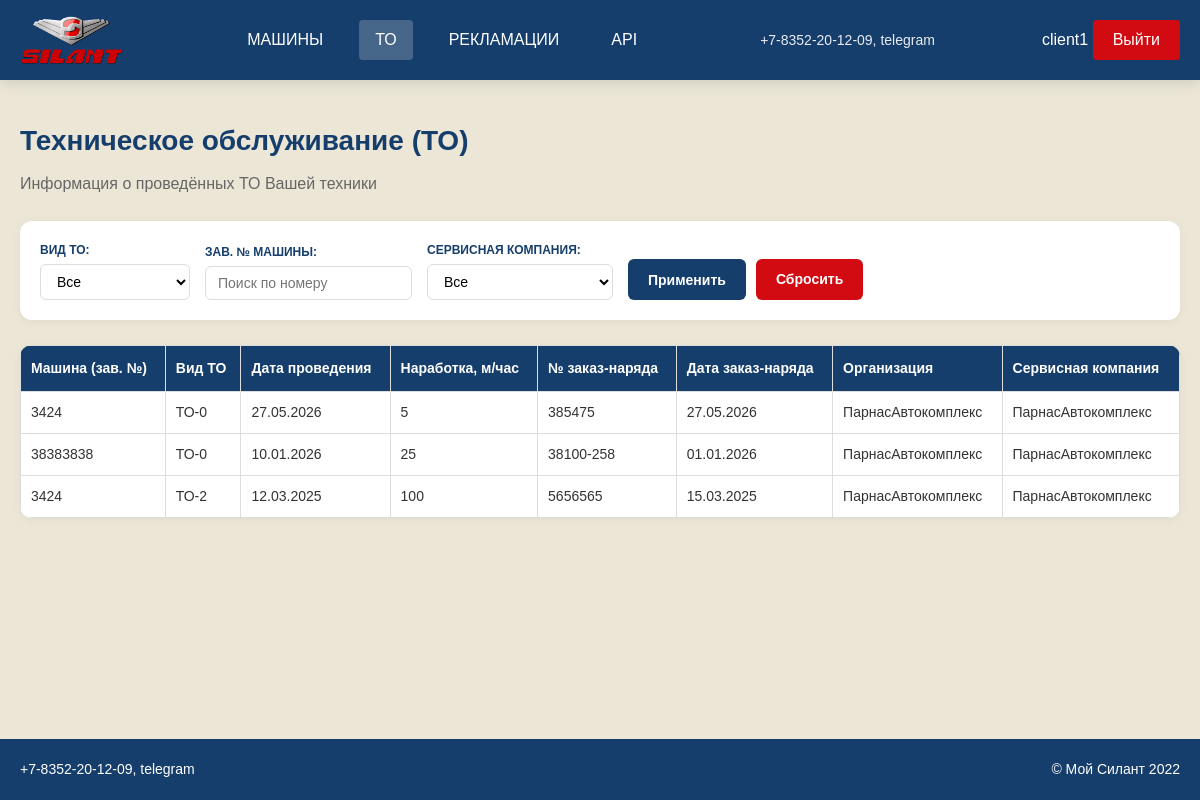
Screenshot of /maintenances/ (signed in) with the database file from the repository.
### accounts/models.py (models this page shows, shortened)
class User(AbstractUser):
    ROLE_CHOICES = (
        ('client', 'Клиент'),
        ('service', 'Сервисная организация'),
        ('manager', 'Менеджер'),
    )
    role = models.CharField('Роль', max_length=20, choices=ROLE_CHOICES, blank=True)
    phone = models.CharField('Телефон', max_length=20, blank=True)
    company_name = models.CharField('Название организации', max_length=200, blank=True)
    class Meta:
        verbose_name = 'Пользователь'
        verbose_name_plural = 'Пользователи'

### maintenances/models.py (models this page shows, shortened)
class Maintenance(models.Model):
    maintenance_type = models.ForeignKey(MaintenanceType, on_delete=models.CASCADE, verbose_name='Вид ТО')
    maintenance_date = models.DateField('Дата проведения ТО')
    operating_hours = models.PositiveIntegerField('Наработка, м/час')
    work_order_number = models.CharField('№ заказ-наряда', max_length=50)
    work_order_date = models.DateField('Дата заказ-наряда')
    organization = models.ForeignKey(
        ServiceCompany,
        on_delete=models.CASCADE,
        verbose_name='Организация, проводившая ТО',
        related_name='maintenances_as_organization'
    )
    machine = models.ForeignKey(Machine, on_delete=models.CASCADE, related_name='maintenances', verbose_name='Машина')
    service_company = models.ForeignKey(ServiceCompany, on_delete=models.CASCADE, verbose_name='Сервисная компания')
    class Meta:
        verbose_name = 'Техническое обслуживание'
        verbose_name_plural = 'Технические обслуживания'
        ordering = ['-maintenance_date']

### machines/models.py (models this page shows, shortened)
class Machine(models.Model):
    factory_number = models.CharField('Зав. № машины', max_length=50, unique=True)
    technique_model = models.ForeignKey(TechniqueModel, on_delete=models.CASCADE, verbose_name='Модель техники')
    engine_model = models.ForeignKey(EngineModel, on_delete=models.CASCADE, verbose_name='Модель двигателя')
    engine_number = models.CharField('Зав. № двигателя', max_length=50)
    transmission_model = models.ForeignKey(TransmissionModel, on_delete=models.CASCADE,
                                           verbose_name='Модель трансмиссии')
    transmission_number = models.CharField('Зав. № трансмиссии', max_length=50)
    drive_axle_model = models.ForeignKey(DriveAxleModel, on_delete=models.CASCADE, verbose_name='Модель ведущего моста')
    drive_axle_number = models.CharField('Зав. № ведущего моста', max_length=50)
    steer_axle_model = models.ForeignKey(SteerAxleModel, on_delete=models.CASCADE,
                                         verbose_name='Модель управляемого моста')
    steer_axle_number = models.CharField('Зав. № управляемого моста', max_length=50)
    supply_contract = models.CharField('Договор поставки №, дата', max_length=100)
    shipping_date = models.DateField('Дата отгрузки с завода')
    consignee = models.CharField('Грузополучатель (конечный потребитель)', max_length=200)
    delivery_address = models.TextField('Адрес поставки (эксплуатации)')
    equipment = models.TextField('Комплектация (доп. опции)', blank=True)
    client = models.ForeignKey(
        settings.AUTH_USER_MODEL,
        on_delete=models.CASCADE,
        related_name='machines_as_client',
        verbose_name='Клиент',
        limit_choices_to={'role': 'client'}
    )
    service_company = models.ForeignKey(
        ServiceCompany,
        on_delete=models.CASCADE,
        verbose_name='Сервисная компания'
    )
    class Meta:
        verbose_name = 'Машина'
        verbose_name_plural = 'Машины'
        ordering = ['-shipping_date']

### reference_books/models.py (models this page shows, shortened)
class BaseReference(models.Model):
    name = models.CharField('Название', max_length=100)
    description = models.TextField('Описание', blank=True)
    class Meta:
        abstract = True
        ordering = ['name']

class MaintenanceType(BaseReference):
    class Meta:
        verbose_name = 'Вид ТО'
        verbose_name_plural = 'Виды ТО'

class ServiceCompany(BaseReference):
    class Meta:
        verbose_name = 'Сервисная компания'
        verbose_name_plural = 'Сервисные компании'

### maintenances/views.py (the view)
# urls.py: path('maintenances/', MaintenanceListView.as_view(), name='maintenance_list'),
class MaintenanceListView(LoginRequiredMixin, ListView):
    model = Maintenance
    template_name = 'maintenances/maintenance_list.html'
    context_object_name = 'maintenances'
    def get_queryset(self):
        user = self.request.user
        company_name = user.company_name if hasattr(user, 'company_name') else None
        if user.is_superuser or user.groups.filter(name='Менеджер').exists():
            queryset = Maintenance.objects.all()
        elif user.groups.filter(name='Клиент').exists():
            queryset = Maintenance.objects.filter(machine__client=user)
        elif user.groups.filter(name='Сервисная организация').exists():
            queryset = Maintenance.objects.filter(machine__service_company__name=company_name)
        else:
            queryset = Maintenance.objects.none()
        maintenance_type = self.request.GET.get('maintenance_type')
        if maintenance_type:
            queryset = queryset.filter(maintenance_type_id=maintenance_type)
        machine_number = self.request.GET.get('machine_number')
        if machine_number:
            queryset = queryset.filter(machine__factory_number__icontains=machine_number)
        service_company = self.request.GET.get('service_company')
        if service_company:
            queryset = queryset.filter(service_company_id=service_company)
        return queryset.order_by('-maintenance_date')
    def get_context_data(self, **kwargs):
        context = super().get_context_data(**kwargs)
        user = self.request.user
        context['maintenance_types'] = MaintenanceType.objects.all()
        context['service_companies'] = ServiceCompany.objects.all()
        context['selected_type'] = self.request.GET.get('maintenance_type', '')
        context['selected_machine_number'] = self.request.GET.get('machine_number', '')
        context['selected_service'] = self.request.GET.get('service_company', '')
        context['is_manager'] = user.is_superuser or user.groups.filter(name='Менеджер').exists()
        context['is_service'] = user.groups.filter(name='Сервисная организация').exists()
        context['is_client'] = user.groups.filter(name='Клиент').exists()
        return context

### templates/maintenances/maintenance_list.html (shortened to what this page needs)
{% extends 'base.html' %}
{% load static %}
{% block content %}
<div class="page-container">
    <div class="page-header">
        <h1>Техническое обслуживание (ТО)</h1>
        <p class="section-title">Информация о проведённых ТО Вашей техники</p>
    </div>
    <div class="filters-card">
        <form method="get" class="filters-form">
            <div class="filter-group">
                <label>Вид ТО:</label>
                <select name="maintenance_type">
                    <option value="">Все</option>
                </select>
            </div>
            <div class="filter-group">
                <label>Зав. № машины:</label>
                <input type="text" name="machine_number" value="{{ selected_machine_number }}" placeholder="Поиск по номеру">
            </div>
            <div class="filter-group">
                <label>Сервисная компания:</label>
                <select name="service_company">
                    <option value="">Все</option>
                </select>
            </div>
            <div class="filter-buttons">
                <button type="submit" class="btn-filter">Применить</button>
                <a href="{% url 'maintenance_list' %}" class="btn-reset">Сбросить</a>
            </div>
        </form>
    </div>
    <div class="table-wrapper">
        <table class="data-table">
            <thead>
                <tr>
                    <th>Машина (зав. №)</th>
                    <th>Вид ТО</th>
                    <th>Дата проведения</th>
                    <th>Наработка, м/час</th>
                    <th>№ заказ-наряда</th>
                    <th>Дата заказ-наряда</th>
                    <th>Организация</th>
                    <th>Сервисная компания</th>
                </tr>
            </thead>
            <tbody>
                {% for item in maintenances %}
                <tr onclick="location.href='/maintenance/{{ item.pk }}/'" style="cursor: pointer;">
                    <td>{{ item.machine.factory_number }}</td>
                    <td>{{ item.maintenance_type.name }}</td>
                    <td>{{ item.maintenance_date|date:"d.m.Y" }}</td>
                    <td>{{ item.operating_hours }}</td>
                    <td>{{ item.work_order_number }}</td>
                    <td>{{ item.work_order_date|date:"d.m.Y" }}</td>
                    <td>{{ item.organization.name }}</td>
                    <td>{{ item.service_company.name }}</td>
                </tr>
                {% empty %}
                <tr>
                    <td colspan="9" style="text-align: center;">Нет данных о ТО</td>
                </tr>
                {% endfor %}
            </tbody>
        </table>
    </div>
</div>
{% endblock %}

### templates/base.html (shortened to what this page needs)
<!DOCTYPE html>
<html lang="ru">
<head>
    {% load static %}
    <link rel="stylesheet" href="{% static 'css/style.css' %}">
    <link rel="stylesheet" href="{% static 'css/responsive.css' %}">
</head>
<body>
    <header>
        <div class="container header-container">
            <div class="logo">
                <a href="{% url 'home' %}" class="logo-link">
                    <img src="{% static 'images/logo.png' %}" alt="Силант" height="50">
                </a>
            </div>
            {% if user.is_authenticated %}
            <div class="nav-links">
                <a href="{% url 'machine_list' %}">МАШИНЫ</a>
                <a href="{% url 'maintenance_list' %}">ТО</a>
                <a href="{% url 'complaint_list' %}">РЕКЛАМАЦИИ</a>
                <a href="/api/">API</a>
            </div>
            {% endif %}
            <div class="contacts">
                +7-8352-20-12-09, telegram
            </div>
            <div class="auth">
                {% if user.is_authenticated %}
                    {{ user.username }}
                    <a href="{% url 'account_logout' %}">Выйти</a>
                {% else %}
                    <a href="{% url 'account_login' %}">Авторизация</a>
                {% endif %}
            </div>
        </div>
    </header>
    <main>
        <div class="container">
            {% block content %}{% endblock %}
        </div>
    </main>
    <footer>
        <div class="container footer-container">
            <div>+7-8352-20-12-09, telegram</div>
            <div>© Мой Силант 2022</div>
        </div>
    </footer>
</body>
</html>

### static/css/responsive.css (style rules this page uses)
@media (max-width: 1366px) { .container { max-width: 1200px; } }

### static/css/base.css (style rules this page uses)
* { margin: 0; padding: 0; box-sizing: border-box; font-family: 'PT Astra Sans', 'PT Sans', sans-serif; }
:root { --primary: #163E6C; --primary-dark: #0f2e4d; --secondary: #D20A11; --secondary-dark: #a0080d; --bg-light: #EBE6D6; --bg-white: #FFFFFF; --text-dark: #333333; --text-gray: #666666; --border: #DDDDDD; --shadow: 0 2px 10px rgba(0, 0, 0, 0.05); --shadow-lg: 0 4px 20px rgba(0, 0, 0, 0.08); --radius: 12px; --radius-sm: 6px; }
body { background-color: var(--bg-light); min-height: 100vh; display: flex; flex-direction: column; color: var(--text-dark); line-height: 1.5; }
.container { width: 100%; max-width: 1400px; margin: 0 auto; padding: 0 20px; }
main { flex: 1; padding: 40px 0; }
footer { background-color: var(--primary); color: var(--bg-white); padding: 20px 0; margin-top: 40px; text-align: center; font-size: 14px; }
.footer-container { display: flex; justify-content: space-between; align-items: center; flex-wrap: wrap; gap: 15px; }
.page-header { margin-bottom: 25px; }
.page-header h1 { font-size: 28px; color: var(--primary); margin-bottom: 10px; font-weight: 700; }
.page-header .section-title { color: var(--text-gray); font-size: 16px; }

### static/css/header.css (style rules this page uses)
header { background-color: var(--primary); color: var(--bg-white); padding: 15px 0; box-shadow: 0 4px 12px rgba(0, 0, 0, 0.1); position: sticky; top: 0; z-index: 100; }
.header-container { display: flex; justify-content: space-between; align-items: center; flex-wrap: wrap; gap: 15px; }
.logo { font-size: 24px; font-weight: 700; letter-spacing: 1px; }
.logo img { max-height: 50px; vertical-align: middle; }
.nav-links { display: flex; gap: 20px; }
.nav-links a { color: var(--bg-white); text-decoration: none; font-size: 16px; font-weight: 500; padding: 8px 16px; border-radius: 4px; transition: all 0.3s ease; }
.contacts { font-size: 14px; opacity: 0.9; }
.auth a { color: var(--bg-white); text-decoration: none; background-color: var(--secondary); padding: 8px 20px; border-radius: 4px; transition: all 0.3s ease; display: inline-block; }

### static/css/tables.css (style rules this page uses)
.table-wrapper { overflow-x: auto; background: var(--bg-white); border-radius: var(--radius); box-shadow: var(--shadow); margin-bottom: 20px; }
.data-table { width: 100%; border-collapse: collapse; font-size: 14px; min-width: 600px; }
.data-table th { background-color: var(--primary); color: var(--bg-white); padding: 12px 10px; text-align: left; font-weight: 600; white-space: nowrap; }
.data-table td { padding: 10px; border-bottom: 1px solid #eee; color: var(--text-dark); }
.data-table th, .data-table td { border: 1px solid var(--border); }

### static/css/components.css (style rules this page uses)
.btn, .btn-filter, .btn-reset, .btn-add-machine, .btn-edit, .btn-delete, .btn-add-maintenance, .btn-add-complaint, .btn-save, .btn-cancel { display: inline-block; padding: 10px 20px; border-radius: var(--radius-sm); text-decoration: none; font-weight: 600; transition: all 0.3s ease; border: none; cursor: pointer; font-size: 14px; }
.btn-filter { background-color: var(--primary); color: var(--bg-white); }
.btn-reset { background-color: var(--secondary); color: var(--bg-white); }
.filters-card { background: var(--bg-white); border-radius: var(--radius); padding: 20px; margin-bottom: 25px; box-shadow: var(--shadow); }
.filters-form { display: flex; flex-wrap: wrap; gap: 15px; align-items: flex-end; }
.filter-group { display: flex; flex-direction: column; gap: 5px; }
.filter-group label { font-size: 12px; font-weight: 600; color: var(--primary); text-transform: uppercase; }
.filter-group select, .filter-group input { padding: 8px 12px; border: 1px solid var(--border); border-radius: var(--radius-sm); font-size: 14px; min-width: 150px; background: var(--bg-white); }
.filter-buttons { display: flex; gap: 10px; }

### rows the page displays
User: username "client1"
Maintenance: machine.factory_number "3424", maintenance_type.name "ТО-0", maintenance_date "27.05.2026", operating_hours "5", work_order_number "385475", work_order_date "27.05.2026", organization.name "ПарнасАвтокомплекс", service_company.name "ПарнасАвтокомплекс"
Maintenance: machine.factory_number "38383838", maintenance_type.name "ТО-0", maintenance_date "10.01.2026", operating_hours "25", work_order_number "38100-258", work_order_date "01.01.2026", organization.name "ПарнасАвтокомплекс", service_company.name "ПарнасАвтокомплекс"
Maintenance: machine.factory_number "3424", maintenance_type.name "ТО-2", maintenance_date "12.03.2025", operating_hours "100", work_order_number "5656565", work_order_date "15.03.2025", organization.name "ПарнасАвтокомплекс", service_company.name "ПарнасАвтокомплекс"
